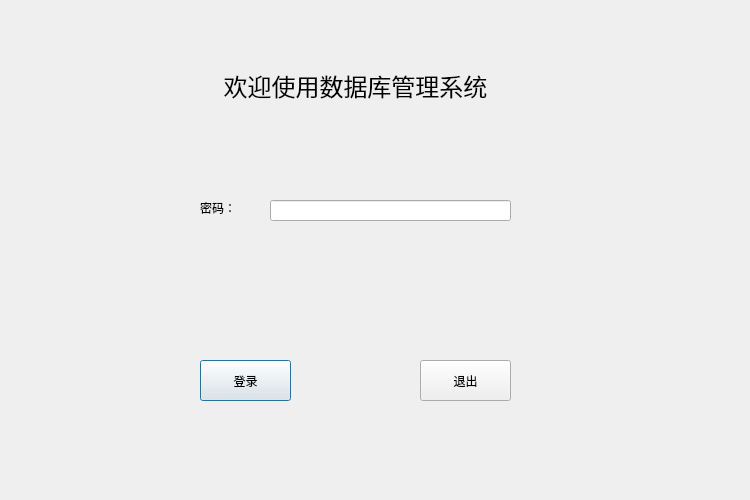
<?xml version="1.0" encoding="UTF-8"?>
<ui version="4.0">
 <class>LoginDialog</class>
 <widget class="QDialog" name="LoginDialog">
  <property name="geometry">
   <rect>
    <x>0</x>
    <y>0</y>
    <width>750</width>
    <height>500</height>
   </rect>
  </property>
  <property name="windowTitle">
   <string>Dialog</string>
  </property>
  <widget class="QPushButton" name="loginBtn">
   <property name="geometry">
    <rect>
     <x>200</x>
     <y>360</y>
     <width>91</width>
     <height>41</height>
    </rect>
   </property>
   <property name="text">
    <string>登录</string>
   </property>
  </widget>
  <widget class="QPushButton" name="pushButton_2">
   <property name="geometry">
    <rect>
     <x>420</x>
     <y>360</y>
     <width>91</width>
     <height>41</height>
    </rect>
   </property>
   <property name="text">
    <string>退出</string>
   </property>
  </widget>
  <widget class="QLabel" name="label">
   <property name="geometry">
    <rect>
     <x>200</x>
     <y>200</y>
     <width>51</width>
     <height>16</height>
    </rect>
   </property>
   <property name="text">
    <string>密码：</string>
   </property>
  </widget>
  <widget class="QLineEdit" name="pwdLineEdit">
   <property name="geometry">
    <rect>
     <x>270</x>
     <y>200</y>
     <width>241</width>
     <height>21</height>
    </rect>
   </property>
  </widget>
  <widget class="QLabel" name="label_2">
   <property name="geometry">
    <rect>
     <x>110</x>
     <y>60</y>
     <width>491</width>
     <height>51</height>
    </rect>
   </property>
   <property name="font">
    <font>
     <pointsize>18</pointsize>
    </font>
   </property>
   <property name="text">
    <string>欢迎使用数据库管理系统</string>
   </property>
   <property name="alignment">
    <set>Qt::AlignCenter</set>
   </property>
  </widget>
 </widget>
 <resources/>
 <connections/>
</ui>
